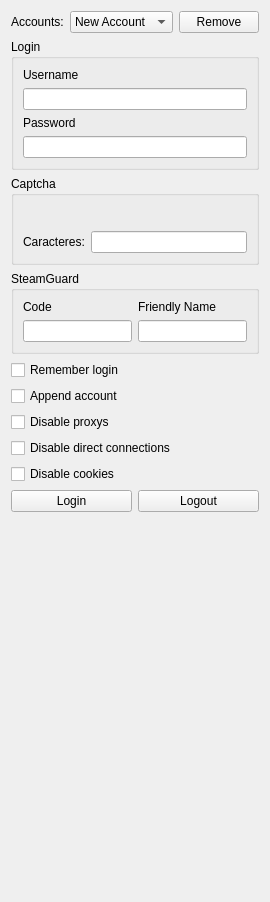
          <widget class="QWidget" name="tab_login">
           <attribute name="title">
            <string>Login</string>
           </attribute>
           <layout class="QVBoxLayout" name="verticalLayout_2">
            <item>
             <layout class="QHBoxLayout" name="horizontalLayout_6">
              <item>
               <widget class="QLabel" name="lbl_accounts">
                <property name="sizePolicy">
                 <sizepolicy hsizetype="Fixed" vsizetype="Preferred">
                  <horstretch>0</horstretch>
                  <verstretch>0</verstretch>
                 </sizepolicy>
                </property>
                <property name="text">
                 <string>Accounts:</string>
                </property>
               </widget>
              </item>
              <item>
               <widget class="QComboBox" name="cb_accounts">
                <item>
                 <property name="text">
                  <string>New Account</string>
                 </property>
                </item>
               </widget>
              </item>
              <item>
               <widget class="QPushButton" name="btn_accounts_remove">
                <property name="sizePolicy">
                 <sizepolicy hsizetype="Fixed" vsizetype="Fixed">
                  <horstretch>0</horstretch>
                  <verstretch>0</verstretch>
                 </sizepolicy>
                </property>
                <property name="text">
                 <string>Remove</string>
                </property>
               </widget>
              </item>
             </layout>
            </item>
            <item>
             <widget class="QGroupBox" name="group_login">
              <property name="title">
               <string>Login</string>
              </property>
              <layout class="QHBoxLayout" name="horizontalLayout_2">
               <item>
                <layout class="QVBoxLayout" name="verticalLayout">
                 <item>
                  <widget class="QLabel" name="lbl_username">
                   <property name="text">
                    <string>Username</string>
                   </property>
                  </widget>
                 </item>
                 <item>
                  <widget class="QLineEdit" name="txt_username"/>
                 </item>
                 <item>
                  <widget class="QLabel" name="lbl_password">
                   <property name="text">
                    <string>Password</string>
                   </property>
                  </widget>
                 </item>
                 <item>
                  <widget class="QLineEdit" name="txt_password">
                   <property name="echoMode">
                    <enum>QLineEdit::Password</enum>
                   </property>
                  </widget>
                 </item>
                </layout>
               </item>
              </layout>
             </widget>
            </item>
            <item>
             <widget class="QGroupBox" name="group_captcha">
              <property name="title">
               <string>Captcha</string>
              </property>
              <layout class="QVBoxLayout" name="verticalLayout_3">
               <item>
                <layout class="QHBoxLayout" name="horizontalLayout_9">
                 <item>
                  <spacer name="horizontalSpacer">
                   <property name="orientation">
                    <enum>Qt::Horizontal</enum>
                   </property>
                   <property name="sizeType">
                    <enum>QSizePolicy::Fixed</enum>
                   </property>
                   <property name="sizeHint" stdset="0">
                    <size>
                     <width>63</width>
                     <height>20</height>
                    </size>
                   </property>
                  </spacer>
                 </item>
                 <item>
                  <widget class="QLabel" name="lbl_captcha">
                   <property name="text">
                    <string/>
                   </property>
                   <property name="pixmap">
                    <pixmap resource="resources.qrc">:/resources/resources/captcha.png</pixmap>
                   </property>
                  </widget>
                 </item>
                 <item>
                  <spacer name="horizontalSpacer_2">
                   <property name="orientation">
                    <enum>Qt::Horizontal</enum>
                   </property>
                   <property name="sizeHint" stdset="0">
                    <size>
                     <width>40</width>
                     <height>20</height>
                    </size>
                   </property>
                  </spacer>
                 </item>
                </layout>
               </item>
               <item>
                <layout class="QHBoxLayout" name="horizontalLayout_3">
                 <item>
                  <widget class="QLabel" name="lbl_char_captcha">
                   <property name="text">
                    <string>Caracteres:</string>
                   </property>
                  </widget>
                 </item>
                 <item>
                  <widget class="QLineEdit" name="txt_captcha"/>
                 </item>
                </layout>
               </item>
              </layout>
             </widget>
            </item>
            <item>
             <widget class="QGroupBox" name="group_steamguard">
              <property name="title">
               <string>SteamGuard</string>
              </property>
              <layout class="QVBoxLayout" name="verticalLayout_4">
               <item>
                <layout class="QHBoxLayout" name="horizontalLayout_4">
                 <item>
                  <widget class="QLabel" name="lbl_guard_code">
                   <property name="text">
                    <string>Code</string>
                   </property>
                  </widget>
                 </item>
                 <item>
                  <widget class="QLabel" name="lbl_guard_name">
                   <property name="text">
                    <string>Friendly Name</string>
                   </property>
                  </widget>
                 </item>
                </layout>
               </item>
               <item>
                <layout class="QHBoxLayout" name="horizontalLayout_10">
                 <item>
                  <widget class="QLineEdit" name="txt_guard_code"/>
                 </item>
                 <item>
                  <widget class="QLineEdit" name="txt_guard_name"/>
                 </item>
                </layout>
               </item>
              </layout>
             </widget>
            </item>
            <item>
             <widget class="QCheckBox" name="cb_remember_login">
              <property name="toolTip">
               <string>&lt;html&gt;&lt;head/&gt;&lt;body&gt;&lt;p&gt;&lt;span style=&quot; font-weight:600;&quot;&gt;Save the cookies and use them on the next login. &lt;/span&gt;&lt;/p&gt;&lt;p&gt;If you logout, the cookies will be cleared with exception of the ones that identify the machine. Those cannot be cleared in order to avoid the 7 day market delay. &lt;/p&gt;&lt;/body&gt;&lt;/html&gt;</string>
              </property>
              <property name="text">
               <string>Remember login</string>
              </property>
             </widget>
            </item>
            <item>
             <widget class="QCheckBox" name="cb_append_account">
              <property name="toolTip">
               <string>&lt;html&gt;&lt;head/&gt;&lt;body&gt;&lt;p&gt;&lt;span style=&quot; font-weight:600;&quot;&gt;THIS OPTION IS NO LONGER NEEDED&lt;/span&gt;&lt;/p&gt;&lt;p&gt;This option will append an account to the currently selected account with the purpose of dividing the requests from a single listing. Buy and sell operations are made with the Main account.&lt;/p&gt;&lt;p&gt;&lt;span style=&quot; font-weight:600;&quot;&gt;This option was created because&lt;/span&gt; on 28 of May 2014, Valve started restricting the requests made to their servers, and this restriction was IP based. The best solution to this problem was to use proxys to redirect the traffic. But now we have another problem, Valve is logging the IP's and can easily detect bots by counting the number of IP’s that an account used. In order to solve the problem created, this option was born. This option will make the main account safer, because it will divide the requests made between accounts and the proxys set to them.&lt;/p&gt;&lt;p&gt;For reference, try to keep the number of IP's per account bellow 10. Users of the public bot started to have their accounts under examination because they used more than 10 IP's.&lt;/p&gt;&lt;p&gt;&lt;span style=&quot; font-weight:600;&quot;&gt;This option is no longer needed because&lt;/span&gt; previously we needed to send our account credentials so that the prices from the items would match the currency on the account. Now Valve made it possible to get the items with the correct currency conversion just by applying a parameter to the URL without having to send or account credentials. &lt;/p&gt;&lt;/body&gt;&lt;/html&gt;</string>
              </property>
              <property name="text">
               <string>Append account</string>
              </property>
             </widget>
            </item>
            <item>
             <widget class="QCheckBox" name="cb_disable_proxys">
              <property name="toolTip">
               <string>&lt;html&gt;&lt;head/&gt;&lt;body&gt;&lt;p&gt;&lt;span style=&quot; font-weight:600;&quot;&gt;This option disables the use of proxys. &lt;br/&gt;&lt;/span&gt;Having this option selected, or not having any proxys on the Proxys Tab has the same efect.&lt;/p&gt;&lt;p&gt;To re-enable this setting you have to re-login. &lt;br/&gt;To add new proxys, you have to re-login to take effect.&lt;/p&gt;&lt;p&gt;If &amp;quot;Disable proxies&amp;quot; and &amp;quot;Disable connections&amp;quot; &lt;span style=&quot; font-weight:600;&quot;&gt;are not selected&lt;/span&gt;, both connections will be used for listining items. &lt;/p&gt;&lt;p&gt;If &amp;quot;Disable proxies&amp;quot; and &amp;quot;Disable connections&amp;quot; &lt;span style=&quot; font-weight:600;&quot;&gt;are selected&lt;/span&gt;, this will deactivate the main account. Meaning that the main account will not make any requests for listing pages, it will only be used for buy and sell operations.&lt;br/&gt;&lt;/p&gt;&lt;/body&gt;&lt;/html&gt;</string>
              </property>
              <property name="text">
               <string>Disable proxys</string>
              </property>
             </widget>
            </item>
            <item>
             <widget class="QCheckBox" name="cb_disable_direct">
              <property name="toolTip">
               <string>&lt;html&gt;&lt;head/&gt;&lt;body&gt;&lt;p&gt;&lt;span style=&quot; font-weight:600;&quot;&gt;This option disables the use of direct connections. &lt;br/&gt;&lt;/span&gt;Every connection made through this account will only have connections using proxys. &lt;/p&gt;&lt;p&gt;To re-enable this setting you have to re-login. &lt;/p&gt;&lt;p&gt;If &amp;quot;Disable proxies&amp;quot; and &amp;quot;Disable connections&amp;quot;&lt;span style=&quot; font-weight:600;&quot;&gt; are not selected&lt;/span&gt;, both connections will be used for listining items. &lt;/p&gt;&lt;p&gt;If &amp;quot;Disable proxies&amp;quot; and &amp;quot;Disable connections&amp;quot; &lt;span style=&quot; font-weight:600;&quot;&gt;are selected&lt;/span&gt;, this will deactivate the main account. Meaning that the main account will not make any requests for listing pages, it will only be used for buy and sell operations.&lt;/p&gt;&lt;/body&gt;&lt;/html&gt;</string>
              </property>
              <property name="text">
               <string>Disable direct connections</string>
              </property>
             </widget>
            </item>
            <item>
             <widget class="QCheckBox" name="cb_disable_cookies">
              <property name="toolTip">
               <string>&lt;html&gt;&lt;head/&gt;&lt;body&gt;&lt;p&gt;&lt;span style=&quot; font-weight:600;&quot;&gt;This option will let you create an empty account.&lt;/span&gt;&lt;br/&gt;Meaning that you can set listings without sending any credentials to the server. The cookies will only be used to make buy and sell operations.&lt;/p&gt;&lt;/body&gt;&lt;/html&gt;</string>
              </property>
              <property name="text">
               <string>Disable cookies</string>
              </property>
             </widget>
            </item>
            <item>
             <layout class="QHBoxLayout" name="horizontalLayout_5">
              <item>
               <widget class="QPushButton" name="btn_login">
                <property name="text">
                 <string>Login</string>
                </property>
               </widget>
              </item>
              <item>
               <widget class="QPushButton" name="btn_logout">
                <property name="text">
                 <string>Logout</string>
                </property>
               </widget>
              </item>
             </layout>
            </item>
            <item>
             <spacer name="verticalSpacer">
              <property name="orientation">
               <enum>Qt::Vertical</enum>
              </property>
              <property name="sizeHint" stdset="0">
               <size>
                <width>20</width>
                <height>379</height>
               </size>
              </property>
             </spacer>
            </item>
           </layout>
          </widget>
